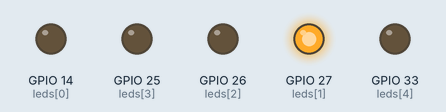
The sketch below on a simulated ESP32. Parts: output pins drawn as LEDs (lit = HIGH).

Above: at 0.15 s.
At 9.89 s:
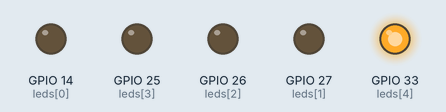
At 19.63 s:
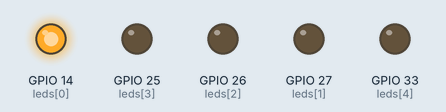
At 29.98 s:
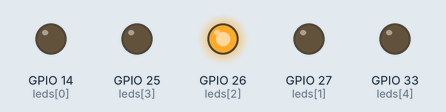
At 40.03 s:
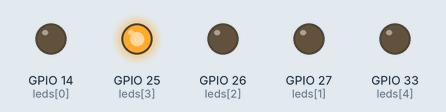
Timing chart, 0 to 40.3 s (numbered marks = the images above):
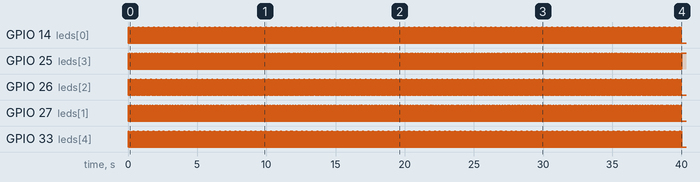

The sketch:

Mini02.ino
```cpp
/*
 *Universidad Nacional Autónoma de México
 *Facultad de Ciencias
 *Licenciatura en Ciencias de la Computación
 *Seminario de Ciencias de la Computación A: Introducción al Internet de las Cosas
 *
 *Escrito por:
 *  Emmanuel Giron Jimenez
 *  Rodrigo García Padilla
 *Última modificación: 04-septiembre-2023

*/


#define MAIN_DELAY 8 //Modifies the velocity of the led travel
const int leds[5] = {14, 27, 26, 25, 33};
int blinking_direction = 1; //Manages the traveling direction

/*Set:
    pins of leds array as output pins

*/

//We set the pins in leds array as output, that will be used as leds output.
void setup() {
  for (int i = 0; i < 5 ; i++) {
    pinMode(leds[i], OUTPUT);
  }
  Serial.begin(115200);
}

/*
 * Traveling with one on led the leds array, with a delay of MAIN_DELAY.
 */
void loop() {
  for (int i = ((blinking_direction == 1)? 0:4); 0<= i && i < 5; i = i+blinking_direction) {
    digitalWrite(leds[i], HIGH);// turn the LED on (HIGH is the voltage level)
    digitalWrite(leds[i-blinking_direction], LOW); // turn the LED off (HIGH is the voltage level)
    delay(MAIN_DELAY);// wait for the MAIN_DELAY
  }
  blinking_direction = (-1)* blinking_direction; //changes the blinking direction through the leds array
}
```

Measured:
- by itself, GPIO 14 (leds[0]), GPIO 33 (leds[4]): alternates HIGH for 0.02 s and LOW for 0.06 s
- by itself, GPIO 25 (leds[3]): alternates HIGH for 0.01 s and LOW for 0.02 s
- by itself, GPIO 26 (leds[2]): alternates HIGH for 0.01 s and LOW for 0.03 s
- by itself, GPIO 27 (leds[1]): alternates HIGH for 0.01 s and LOW for 0.05 s
